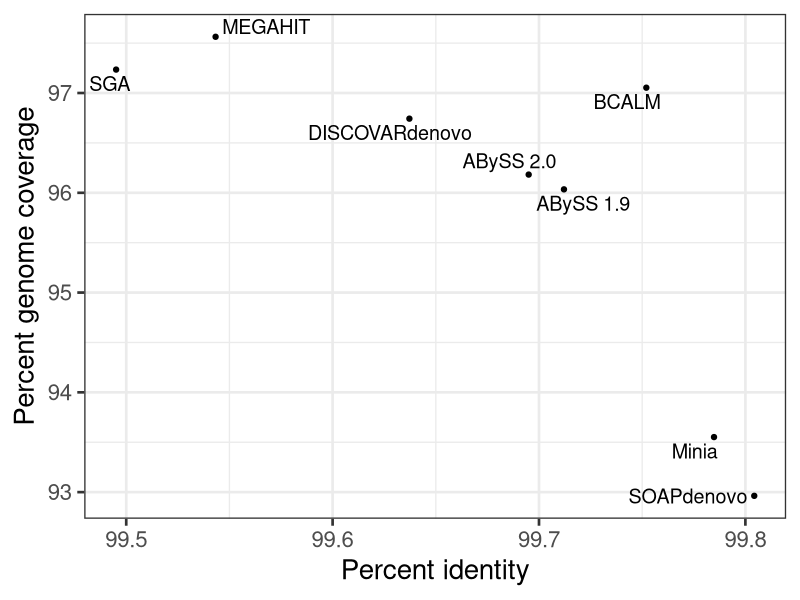

Source code (R):
## ---- chunk 1
library(dplyr)
library(readr)
library(ggplot2)
library(ggrepel)
library(knitr)
## ---- chunk 2
metrics_orig <- read_tsv("metrics.tsv")
## ---- chunk 3
rename_assemblers <- . %>%
  sub("abyss", "ABySS", .) %>%
  sub("ABySS2", "ABySS 2.0", .) %>%
  sub("ABySS$", "ABySS 1.9", .) %>%
  sub("bcalm", "BCALM", .) %>%
  sub("discovar", "DISCOVAR", .) %>%
  sub("megahit", "MEGAHIT", .) %>%
  sub("minia", "Minia", .) %>%
  sub("sealer", "Sealer", .) %>%
  sub("sga", "SGA", .) %>%
  sub("soap", "SOAP", .)

metrics <- metrics_orig %>%
  filter(!grepl("sealer", File)) %>%
  mutate(Directory = dirname(File), Filename = basename(File)) %>%
  mutate(Assembler = sub("/k[0-9]*", "", Directory) %>% rename_assemblers)
## ---- chunk 4
ggplot(metrics) +
  aes(x = 100 * Identity, y = 100 * GenomeCoverage, label = Assembler) +
  geom_point() +
  geom_text_repel(size = 5) +
  xlab("Percent identity") +
  ylab("Percent genome coverage") +
  theme_bw(20)
## ---- chunk 5
metrics %>%
  transmute(Assembler, GenomeCoverage = round(100 * GenomeCoverage, 1), Identity = round(100 * Identity, 2), QV = round(QV, 1)) %>%
  kable()
